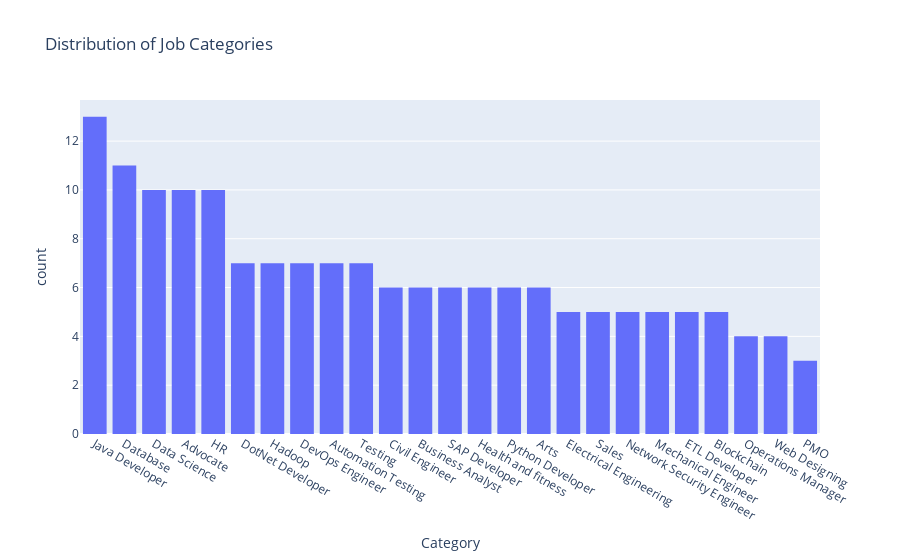

Notebook source saved alongside this figure:
### Code cell
fig = px.histogram(df, x="Category", title="Distribution of Job Categories", category_orders={"Category": df["Category"].value_counts().index})

fig

### Figure 1 — Plotly figure (JSON) as saved in the notebook; plotly's stock layout.template omitted (floating-point values rounded to 4 significant figures; data arrays with more than 128 entries replaced by an {"elided": "..."} marker saying what was removed)
{"data": [{"alignmentgroup": "True", "bingroup": "x", "hovertemplate": "Category=%{x}<br>count=%{y}<extra></extra>", "legendgroup": "", "marker": {"color": "#636efa", "pattern": {"shape": ""}}, "name": "", "offsetgroup": "", "orientation": "v", "showlegend": false, "type": "histogram", "x": {"elided": "166 str values"}, "xaxis": "x", "yaxis": "y"}], "layout": {"barmode": "relative", "legend": {"tracegroupgap": 0}, "title": {"text": "Distribution of Job Categories"}, "xaxis": {"anchor": "y", "categoryarray": ["Java Developer", "Database", "Data Science", "Advocate", "HR", "DotNet Developer", "Hadoop", "DevOps Engineer", "Automation Testing", "Testing", "Civil Engineer", "Business Analyst", "SAP Developer", "Health and fitness", "Python Developer", "Arts", "Electrical Engineering", "Sales", "Network Security Engineer", "Mechanical Engineer", "ETL Developer", "Blockchain", "Operations Manager", "Web Designing", "PMO"], "categoryorder": "array", "domain": [0, 1], "title": {"text": "Category"}}, "yaxis": {"anchor": "x", "domain": [0, 1], "title": {"text": "count"}}}}
